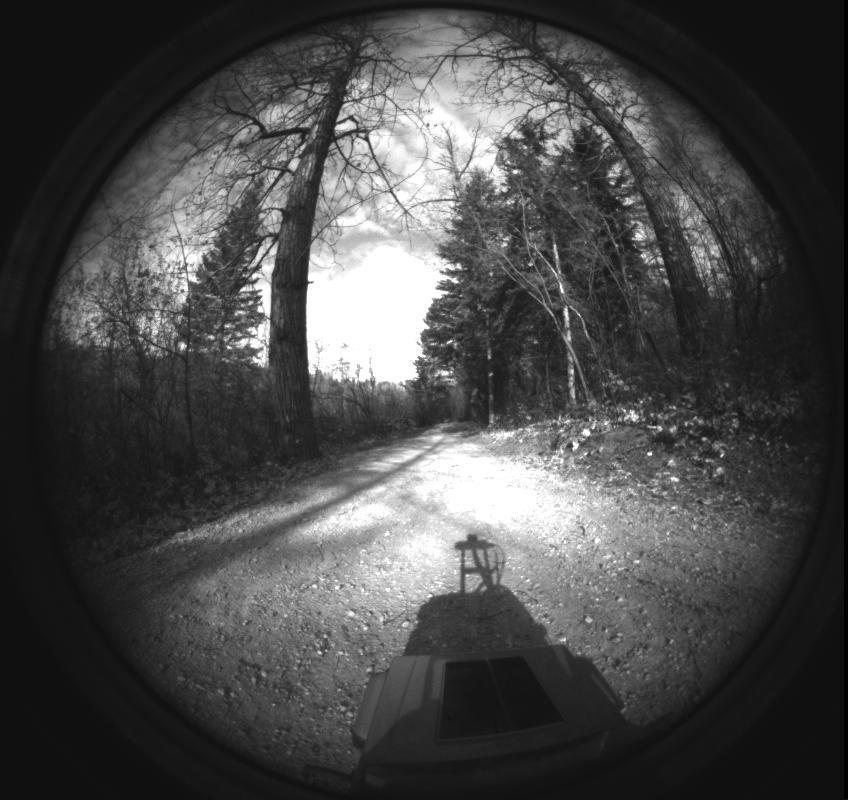
#> input picture LB/1990_image.jpg, 848 x 800 px
$ python crop_demo.py 1990_image.jpg
#> lines starting #> are read from the running program, lines starting #| are printed output that depends on the picture; after the words box and inside, x2 and y2 are one past the last pixel; in counts of white or black regions, pixels touching at a corner belong together
import cv2 as cv
import numpy as np
import sys, os

def mask(filename):
    # Mask with circle
#> called with filename = '1990_image.jpg'
    im = cv.imread(filename)
#> im is the input picture: shape (800, 848, 3); min 0, max 255, mean 73.6
    height,width,depth = im.shape
#> height = 800; width = 848; depth = 3
    print (height,width,depth)
#| 800 848 3
    cv.imshow("image", im)
    # [11 lines of commented-out code are left out]
    cv.rectangle(im,(75,200),(775,600),(0,0,0),3)
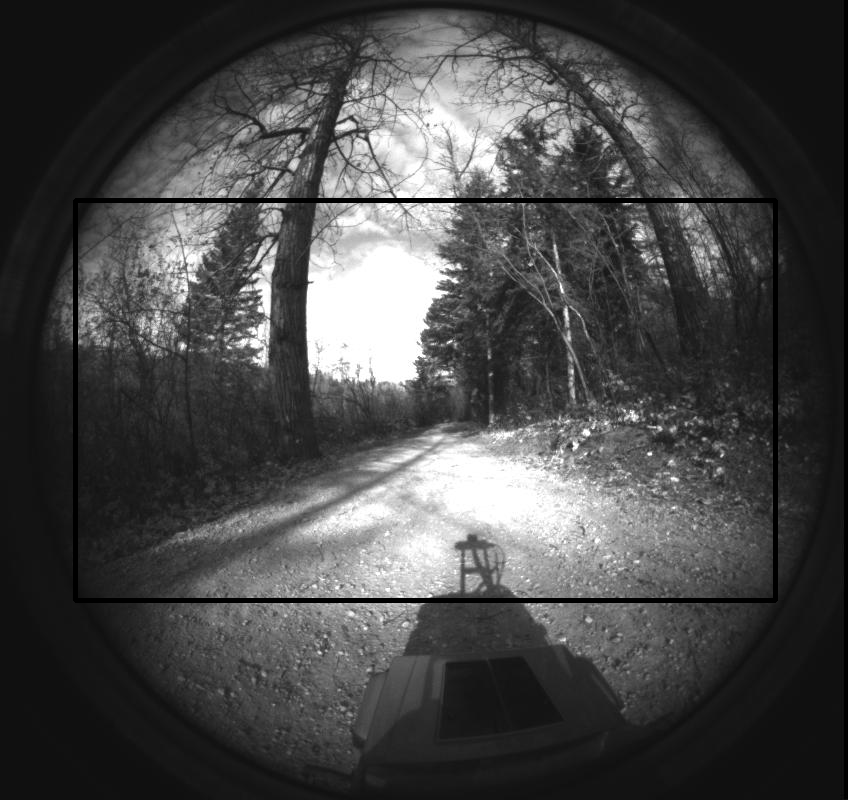
#> im: shape (800, 848, 3); 1.62% of pixels changed, all inside (x1, y1, x2, y2) = (73, 198, 778, 603)
    cv.imshow("im", im)
    cv.waitKey(0)
    crop_img = im[200:600, 75:775].copy()
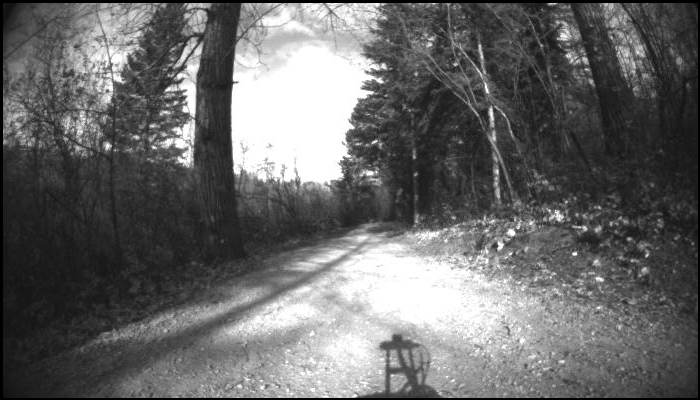
#> crop_img: shape (400, 700, 3); min 0, max 255, mean 103.7
    cv.imshow("crop_img", crop_img)
    height,width,depth = crop_img.shape
#> height = 400; width = 700
    print (height,width,depth)
#| 400 700 3
    cv.waitKey(0)

if __name__ == '__main__':
    # to run: python3 mask_demo.py <FILENAME>
    mask(sys.argv[1])
